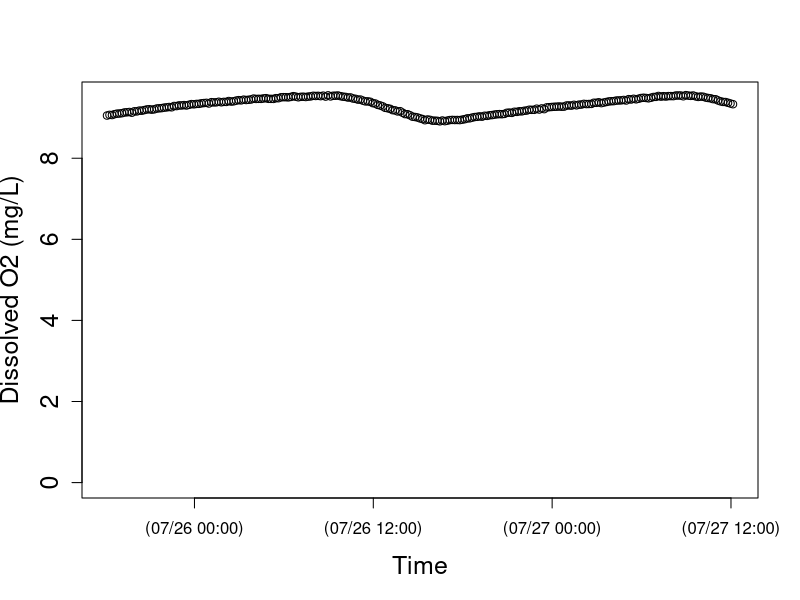
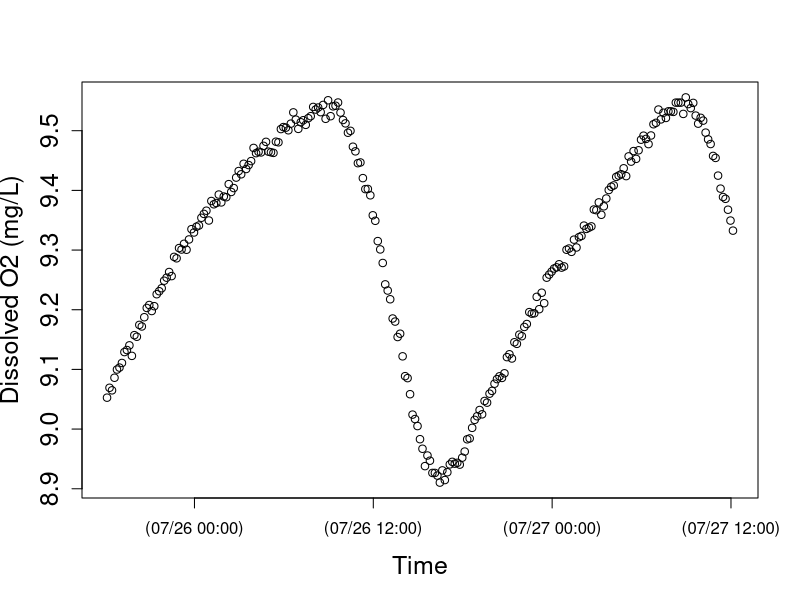

Recreate these plots in R, in order. (Note: this script raises an error after producing the figures.)
setwd("N:/Thesis.N/FreshStart_trans/TempLight_trans/TempLightSum17_trans/MI25jul17")
install.packages("chron")
library(chron)
StreamData=read.csv("MI25jul17.csv",header=TRUE)  	##time is in seconds since 1970 and in UTC
StreamData$dtime<-chron(StreamData$time/86400)-(7/24)
## Check new chron object dtime and O2 data
## here is where you can target and remove outliers if you want to check before running models 
plot(StreamData$dtime, StreamData$oxy,cex.lab=1.5, cex.axis=1.5, lwd=1,ylim=c(0,9.5), xlab="Time",ylab="Dissolved O2 (mg/L)")
plot(StreamData$dtime, StreamData$oxy,cex.lab=1.5, cex.axis=1.5, lwd=1, xlab="Time",ylab="Dissolved O2 (mg/L)")

# END data important and management
# [2] LOAD O2 SATURATION FUNCTION

osat<- function(temp, bp) {
  
  tstd<-log((298.15-temp) / (273.15 + temp))
  
  a0<-2.00907
  a1<-3.22014
  a2<-4.0501
  a3<-4.94457
  a4<- -0.256847
  a5<- 3.88767
  
  u<-10^(8.10765-(1750.286/(235+temp)))
  
  sato<-(exp(a0 + a1*tstd + a2*tstd^2 + a3*tstd^3 + a4*tstd^4+a5*tstd^5))*((bp-u)/(760-u))*1.42905
  sato
}

#end of function
# END loading O2 SAT calc #
# [3] LOAD BAROMETRIC PRESSURE FUNCTION
## Function to correct barometric pressure for altitude. From Colt (2012).
## This function gives bp in mmHg for altitude given nearby measurement of standardized barometric pressure. 
## temp is degC 
## alt is m
## bpst is in inches of Hg and the sort of data you will find from U.S. weather stations.  Delete the *25.4 if you in the rest of the world where pressure is given in metric units
####function returns mm of Hg
bpcalc<- function(bpst, alt) {
  bpst*25.4*exp((-9.80665*0.0289644*alt)/(8.31447*(273.15+15)))
}
#end of function
# END loading BP calc function ####### 
# [4] LOAD GAS EXCHANGE (K) FUNCTIONS
# NOTE: The functions you use will depend on the methods used to estimate K (O2, propane, SF6). The temperature correction (Kcor) is embedded in the models below, but the Kcor function must be loaded into R before running the model.
# UNITS are day^(-1)
## This code does the opposite of Kcor below; it estimates K600 for KO2 at a given temperature. From Wanninkhof (1992).
K600fromO2<-function (temp, KO2) {
  ((600/(1800.6 - (120.1 * temp) + (3.7818 * temp^2) - (0.047608 * temp^3)))^-0.5) * KO2
}
#end of function
# This calculates K600 from K measured in a propane addition. From Raymond et al. (2012).
K600frompropane<-function (temp, Kpropane) {
  ((600/(2864 - (154.14 * temp) + (3.791 * temp^2) - (0.0379 * temp^3)))^-0.5) * Kpropane
}
#end of function
# This calculates K600 from K measured in a SF6 addition. From Raymond et al. (2012).
K600fromSF6<-function(temp, KSF6) {
  ((600/(3255.3-(217.13*temp)+(6.837*temp^2)-(0.08607*temp^3)))^-0.5)*KSF6
}
#end of function
# This function calculates KO2 at any given tempertaure from K600. via schmidt number scaling.  The scaling equation if From JÃ¤hne et al. (1987), Schmidt number conversions from Wanninkhof et al. 1992.
Kcor<-function (temp,K600){
  K600/(600/(1800.6-(temp*120.1)+(3.7818*temp^2)-(0.047608*temp^3)))^-0.5
}
#end of function
# END loading K functions
# [5] NIGHTTIME REGRESSION to estimate K -- OPTIONAL
### nighttime regression code to estimate K. Approach as in Hornberger and Kelly (1975).
## o2 file is your oxygen data (defined in subsetting)
## bp is barometric pressure in mm Hg for your site, 
## ts is the time step in MINUTES (not days as in metabolism code below)

nightreg<-function(o2file, bp, ts){
  
  temp<-o2file$temp
  oxy<-o2file$oxy
  
  # moving average on oxy data
  oxyf1<-filter(o2file$oxy,rep(1/3,3), sides=2)
  
  # trim the ends of the oxy data
  oxyf2<- oxyf1[c(-1,-length(oxyf1))]
  
  # calculate delO/delt; convert to units of days by ts in min-1*1440
  deltaO2<-((oxyf2[-1]-oxyf2[-length(oxyf2)])/ts)*1440
  
  # Trim the first two and last one from the temp data to match the filter oxy data
  temptrim<-temp[c(-2:-1,-length(temp))]
  
  # calc the dodef
  satdef<-osat(temptrim,bp)-oxyf2[-1]
  
  # fit linear model and plot using linear model fitting (lm) and abline functions in R stats package
  nreg<-lm(deltaO2~satdef)
  plot(satdef,deltaO2)
  abline(nreg)
  
  # use coef function in R stats package to get lm coefficients
  coeff<-coef(nreg)
  
  # output gives lm coeff and K600 (converted from nighttime regression estimate of KO2)
  out<-list(coeff, K600fromO2(mean(temp), coeff[2]))
  out
  
}
#end of function
# NOTE: this approach works better for some sites/dates than others; always check that your model fit is good and that your K600 estimate makes sense!
#Call as:  The first argument in the function defines when to pull data.  In this case on 10/27/204 (for spring creek) between 18:05 and 23:00

nightreg(StreamData[StreamData$dtime>=as.numeric(chron(dates="07/19/17", times="18:10:00")) & StreamData$dtime<=as.numeric(chron(dates="07/21/17", times="10:00:00")), ], bp=660, ts=10)
# END nighttime regression calculation of K #
# check that light makes sense
plot(StreamData$dtime, StreamData$light,cex.lab=1.5, cex.axis=1.5, lwd=1, xlab="Time",ylab="PAR (umol photons/s/m2)")
# END light
# [7] MODEL v1 - RIVERMETABK; solves for GPP, ER, AND K
##
# [7a] LOAD RIVERMETABK functions
###########################################

## VERSION 1 of possible metabolism model

##### now estimate metabolism

## parameter names (and units) for BOTH rivermetab functions (solving for or fixing K600):
## oxy.mod = modeled O2 (mg/L)
## oxy = O2 data (mg/L)
## MET[1] = GPP = estimated daily gross primary production (g O2 m-2 d-1); + flux of O2 production
## MET[2] = ER = estimated daily ecosystem respiration (g O2 m-2 d-1); - flux of O2 consumption 
## MET[3] = K = estimated K600 (d-1)
## z = estimated site depth (m)
## Kcor = KO2 corrected for temperature, calculated from K600 (d-1)
## bp = barometric pressure (mmHg)
## temp = water temperature (C)
## light = PAR data (or modlight from above light function)
## ts = time step of O2 data from logger (10 min intervals --> units are day, so 10/1440=0.06944)

# Model to calculate GPP, ER and K simultaneously
# This model is advantageous in the sense that one can estimate K from the data, but beware that it may be an overparameterized model.  
# Note that you have the opportunity below to use your light data or modeled light (here as data$light estimated for spring creek and french creek with the light model function above). You decide and modify the function and data names accordingly.

# rivermetabK is the master function that calls the MLE function (onestationmleK) and plotting function (onestationplot) below
rivermetabK<-function(o2file, z, bp, ts){
  
  ##pull data out of loaded o2file (subset in CALL function) and give it a name. 
  temp<-o2file$temp
  oxy<-o2file$oxy
  light<-o2file$light
  
  ##This calls onestationmleK (below) to calculate metabolism by non-linear minimization. We use nlm() function in R stats package; for more information see "help(nlm)"  The first argument is the function to be minimized, the second defines the starting values.  The function that is minimized (onestationmleK, see below) always has as its first argument, a vector of parameters (MET), and second argument a vector of starting values for those parameters, p=c(3,-5, 10).
  
  river.mle<-nlm(onestationmleK, p=c(3,-5, 10), oxy=oxy, z=z,temp=temp,light=light, bp=bp, ts=ts)
  
  ##plot modeled and measaured O2 given MLE estimates of GPP, ER, and K600.  It calls a function below onestationplot()
  
  onestationplot(GPP=river.mle$estimate[1], ER=river.mle$estimate[2],oxy=oxy,z=z,temp=temp,light=light, K=river.mle$estimate[3], bp=bp, ts=ts)
  
  ##return GPP, ER, K600, and MLE values
  b <- list(GPP=river.mle$estimate[1], ER=river.mle$estimate[2], K600=river.mle$estimate[3], neglogL=river.mle$minimum[1])
  b
}
# end of function
# This function returns the negative log likelihood value given O2 data and estimates of GPP, ER, and K (which is vector MET); is included in master rivermetabK function above
onestationmleK<-function(MET,temp, oxy, light, z, bp, ts) {
  
  # create new vector for modeled O2
  oxy.mod<-numeric(length(data))
  # give starting value from oxygen data; this is the only time O2 data is used to model GPP and ER
  oxy.mod[1]<-oxy[1]
  
  # this is the metabolism equation as in Van de Bogert et al 2007 L&OMethods
  for (i in 2:length(oxy)) {oxy.mod[i]<-oxy.mod[i-1]+((MET[1]/z)*(light[i]/sum(light)))+ MET[2]*ts/z+(Kcor(temp[i],MET[3]))*ts*(osat(temp[i],bp)-oxy.mod[i-1]) }
  
  ##below is MLE calculation; output is -log likelihood
  # diff in measured and modeled O2
  sqdiff<-(oxy-oxy.mod)^2 
  # likelihood function
  L <- length(oxy) * (log(((sum(sqdiff)/length(oxy))^0.5))+0.5*log(6.28)) + ((2*sum(sqdiff)/length(oxy))^-1) * sum(sqdiff)
  L
}
# end of function
# this function plots modeled O2 and O2 data from estimates of daily GPP, ER, and K; is included in master rivermetabK function above
# Calls same metabolism equation as in mle function, but plots modeled O2 as a function of GPP, ER, and K estimates from mle
# use this to visually assess your model estimates (should be good agreement between modeled and measured O2)
onestationplot<-function(GPP, ER, oxy, z, temp, K, light, bp, ts) {
  
  oxy.mod<-numeric(length(oxy))
  oxy.mod[1]<-oxy[1]
  
  # this is the metabolism equation as in Van de Bogert et al (2007) L&OMethods
  for (i in 2:length(oxy)) { oxy.mod[i]<-oxy.mod[i-1]+((GPP/z)*(light[i]/sum(light)))+ ER*ts/z+(Kcor(temp[i],K))*ts*(osat(temp[i],bp)-oxy.mod[i-1]) }
  
  plot(seq(1:length(oxy)),oxy.mod, type="l",xlab="Time", ylab="Dissolved oxygen  (mg/L)", cex.lab=1.5, cex.axis=1.5, lwd=2 )
  points(seq(1:length(oxy)),oxy)
}
# end of function

####### END LOADING rivermetabK function #
# [7b] CALL RIVERMETABK function
###########################################

## Call as:  z is depth in m, bp is im mmHg, ts is time steps in days.

# for spring creek data; 10/28/14
###########################################

## Call as:  z is depth in m, bp is im mmHg, ts is time steps in days.

# for spring creek data; 10/28/14
rivermetab<-function(o2file, z, bp, ts, K){
  
  ##pull data out of loaded o2file (subset in CALL function) and give it a name. 
  temp<-o2file$temp
  oxy<-o2file$oxy
  light<-o2file$light
  
  ##calculate metabolism by non linear minimization of MLE function (below)
  river.mle<-nlm(onestationmle, p=c(3,-5), oxy=oxy, z=z,temp=temp,light=light, bp=bp, ts=ts, K=K)
  
  ##plot data; uses same plot function as given for rivermetabK above (relisted below to keep each model as own unit)
  onestationplot(GPP=river.mle$estimate[1], ER=river.mle$estimate[2],oxy=oxy,z=z,temp=temp,light=light, K=K, bp=bp, ts=ts)
  
  ##return GPP, ER, and MLE value
  b<-list(GPP= river.mle$estimate[1], ER= river.mle$estimate[2],  neglogL= river.mle$minimum[1])
  b
}
# end of function

# function returns the likelihood value given O2 data and estimates of GPP, ER (which is vector MET); is included in master rivermetab function above; K600 is fixed
onestationmle<-function(MET,temp, oxy, light, z, bp, ts, K) {
  
  oxy.mod<-numeric(length(data))
  oxy.mod[1]<-oxy[1]
  
  # this is the metabolism equation as in Van de Bogert et al 2007 L&OMethods
  for (i in 2:length(oxy)) {oxy.mod[i]<-oxy.mod[i-1]+((MET[1]/z)*(light[i]/sum(light)))+ MET[2]*ts/z+(Kcor(temp[i],K))*ts*(osat(temp[i],bp)-oxy.mod[i-1]) }
  
  ## below is MLE calculation; output is likelihood
  # diff in measured and modeled O2
  sqdiff<-(oxy-oxy.mod)^2 
  # likelihood function
  L <- length(oxy)*(log(((sum(sqdiff)/length(oxy))^0.5)) +0.5*log(6.28)) + ((2*sum(sqdiff)/length(oxy))^-1)*sum(sqdiff)
  L
}
#end of function

# (As in rivermetabK)
# this function plots modeled O2 and O2 data from estimates of daily GPP and ER; is included in master rivermetab function above
# Calls same metabolism equation as in mle function, but plots modeled O2 as a function of GPP, ER estimates from mle
# use this to visually assess your model estimates (should be good agreement between modeled and measured O2)
onestationplot<-function(GPP, ER, oxy, z, temp, K, light, bp, ts) {
  
  oxy.mod<-numeric(length(oxy))
  oxy.mod[1]<-oxy[1]
  
  # this is the metabolism equation as in Van de Bogert et al (2007) L&OMethods
  for (i in 2:length(oxy)) { oxy.mod[i]<-oxy.mod[i-1]+((GPP/z)*(light[i]/sum(light)))+ ER*ts/z+(Kcor(temp[i],K))*ts*(osat(temp[i],bp)-oxy.mod[i-1]) }
  
  plot(seq(1:length(oxy)),oxy.mod, type="l",xlab="Time", ylab="Dissolved oxygen  (mg/L)", cex.lab=1.5, cex.axis=1.5, lwd=2 )
  points(seq(1:length(oxy)),oxy)
 
  print(summary(lm(oxy~oxy.mod)))
  
}
# end of function
####### END loading rivermetab function ####### 
## Call as:  z is depth in m, bp is im mmHg, ts is time steps in days.

# 10 MIN timestep!! literature k600 values based on slope
rivermetab(o2file=StreamData[StreamData$dtime>=as.numeric(chron(
  dates="07/25/17", times="18:08:00")) & StreamData $dtime<=as.numeric(chron(
    dates="07/27/17", times="11:28:00")), ], 
  z=0.100, 
  bp=717, 
  ts=0.006944, 
  K=118.995357)
# 10 MIN timestep!! my derived k600 values based on velocity
rivermetab(o2file=StreamData[StreamData$dtime>=as.numeric(chron(
  dates="07/25/17", times="18:08:00")) & StreamData $dtime<=as.numeric(chron(
  dates="07/27/17", times="11:28:00")), ], 
  z=0.100, 
  bp=717, 
  ts=0.006944, 
  K=35.5914591)
# 10 MIN timestep!! full model as is 
rivermetabK(o2file=StreamData[ StreamData $dtime>=as.numeric(chron(
  dates="07/25/17", times="18:08:00")) & StreamData $dtime<=as.numeric(chron(
  dates="07/27/17", times="11:28:00")), ], 
  z=0.100, 
  bp=717, 
  ts=0.006944)
